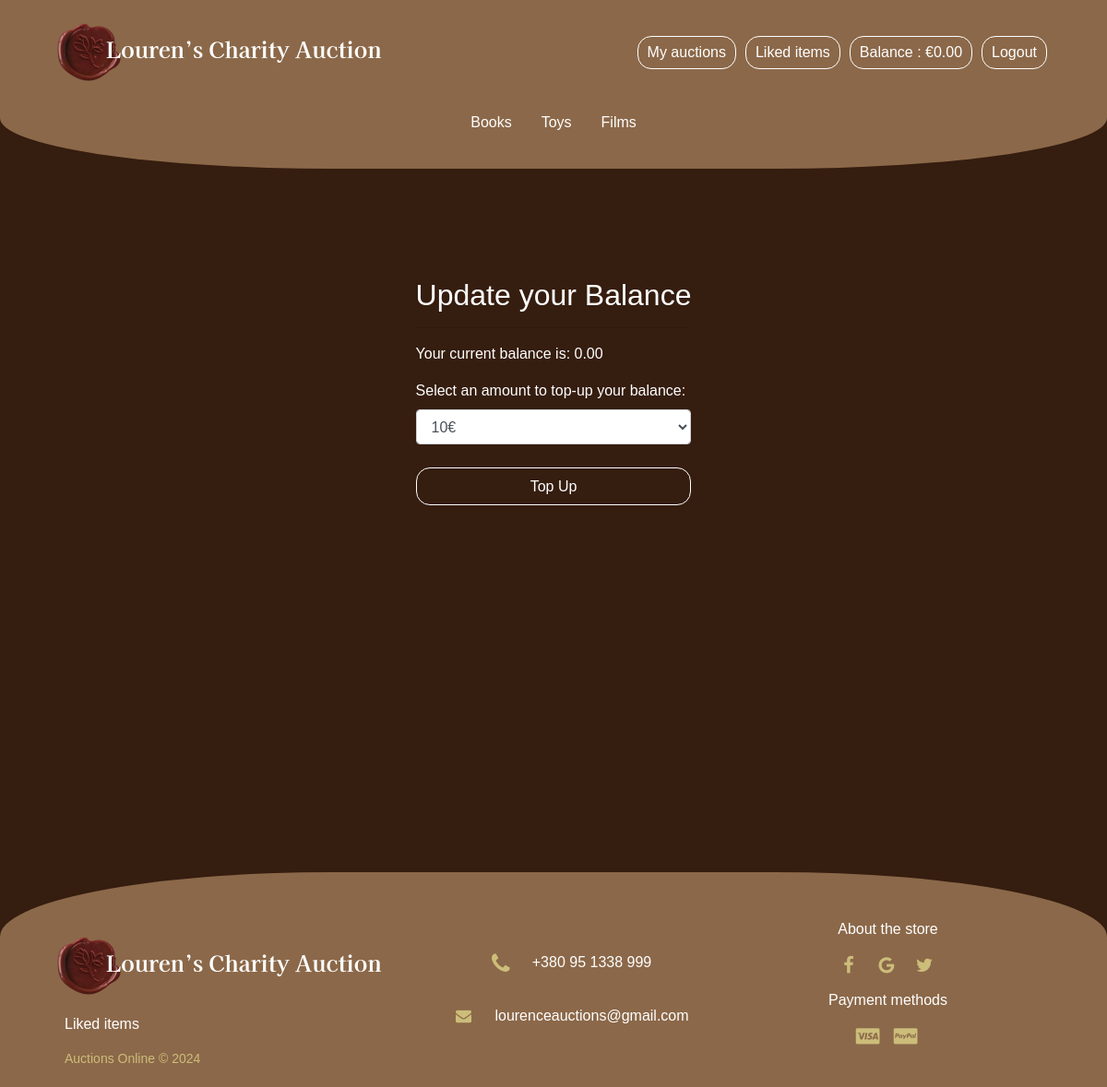
Page /website/balance/ (signed in) on the earlier database version.
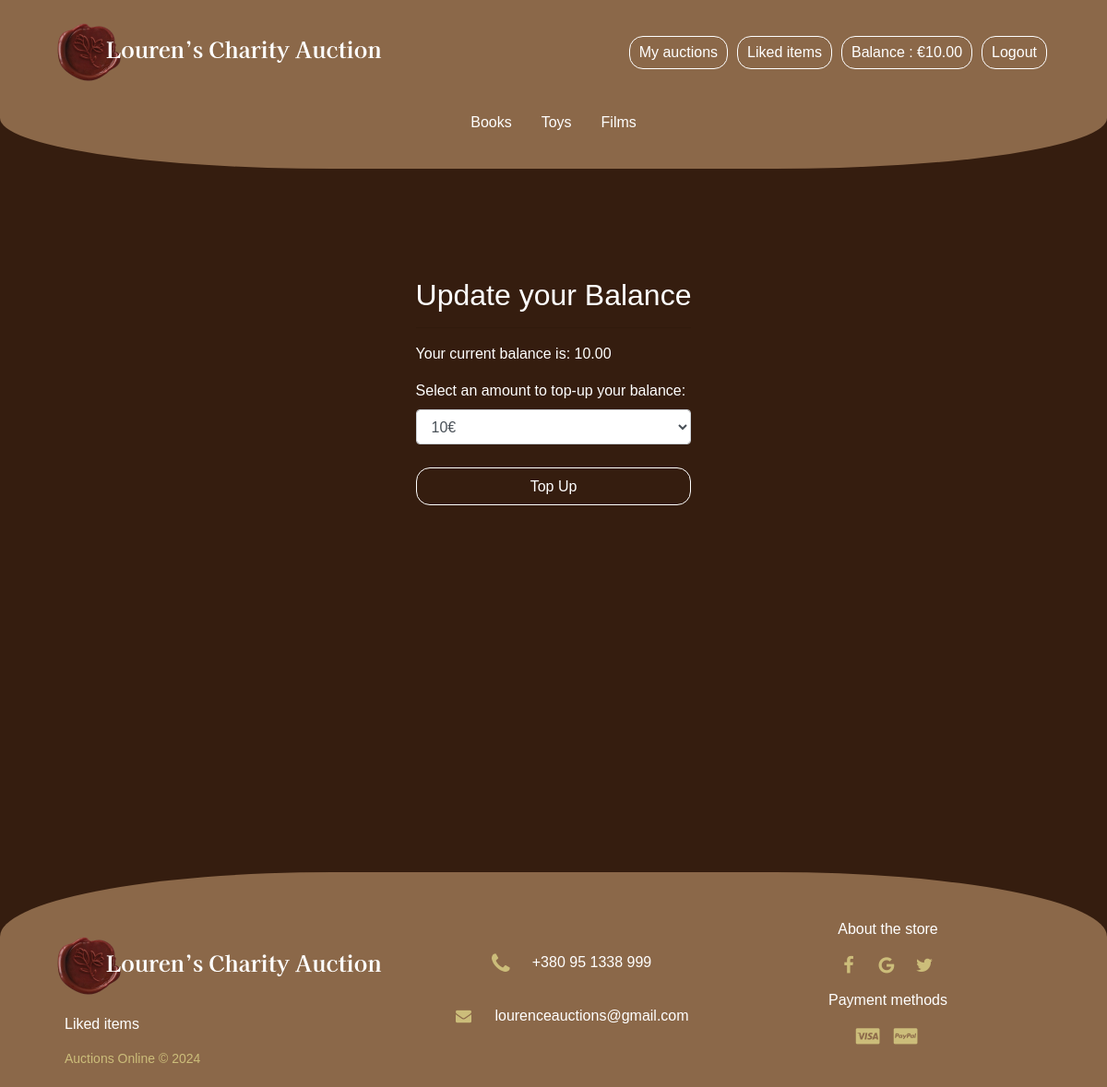
Same page on the later database version.
### website/models.py (models this page shows, shortened)
class UserDetails(models.Model):
    user_id = models.ForeignKey(User, on_delete=models.CASCADE)
    balance = models.DecimalField(max_digits=6, decimal_places=2)
    cellphone = models.CharField(max_length=14)
    address = models.CharField(max_length=255)
    town = models.CharField(max_length=45)
    post_code = models.CharField(max_length=45)
    country = models.CharField(max_length=45)

### website/views.py (the view)
# urls.py: path('balance/', views.balance, name='balance'),
def balance(request):
    try:
        if request.session['username']:
            user = User.objects.get(username=request.session['username'])
            userDetails = UserDetails.objects.get(user_id=user.id)
            return render(request, 'balance.html', {'user': user, 'balance': userDetails.balance})
    except KeyError:
        return index(request)
    return index(request)

### website/templates/balance.html (shortened to what this page needs)
<!DOCTYPE html>
<html>
<head>
</head>
<body>
{% extends 'index.html' %}
{% block body %}
    <div id="upba" class="balance-text">
        <h2>Update your Balance</h2>
        <hr>
    </div>
    <div class="balance-text">
        <p>Your current balance is: {{ balance }}</p>
    </div>
    <form id="topupform" method="post" action="/website/balance/topup/">{% csrf_token %}
        <div class="form-group">
            <label for="sel1" class="balance-text">Select an amount to top-up your balance:</label>
            <select class="form-control" id="sel1" name="amount">
                <option value="10.00">10€</option>
            </select>
            <br>
        </div>
        <button id="subbut" type="submit" class="balance-btn btn btn-primary col-sm-12" value="topup">Top Up</button>
    </form>
{% endblock %}

### website/templates/index.html (shortened to what this page needs)
<!DOCTYPE html>
<html>
<head>
    <link rel="stylesheet" href="https://maxcdn.bootstrapcdn.com/bootstrap/4.0.0-beta.2/css/bootstrap.min.css">
    <link rel="stylesheet" type="text/css" href="/static/css/index.css">
    <link rel="stylesheet" href="/static/css/footer.css">
    <link rel="stylesheet" href="http://maxcdn.bootstrapcdn.com/font-awesome/4.2.0/css/font-awesome.min.css">
	<link rel="stylesheet" type="text/css" href="/static/css/modal.css">
</head>
<body>
    <nav class="navbar navbar-expand-lg nav-header">
        <ul id="left_navbar" class="navbar-nav nav-row nav-start ml-auto">
             <a  class="navbar-brand" href="{% url 'website:index' %}"><img src="/static/images/logosite.png" class="logosite" /></a>
        </ul>
        <ul class="nav nav-pills nav-row nav-mid">
            <li class="nav-item">
                <a class="nav-link" href="/website/category/books/">Books</a>
            </li>
            <li class="nav-item">
                <a class="nav-link" href="/website/category/toys/">Toys</a>
            </li>
            <li class="nav-item">
                <a class="nav-link" href="/website/category/films/">Films</a>
            </li>
        </ul>
        <ul id="right_navbar" class="nav-row navbar-nav nav-end  ml-auto">
            {% if request.session.username %}
                   {% include "home.html" %}
            {% endif %}
        </ul>
    </nav>
    <div class="main-products d-flex justify-content-center">
        <div class="p-2">
            <div id="replacement">
                {% block body %}{% endblock %}
            </div>
        </div>
    </div>
     <footer class="footer-distributed">
        <div class="footer-left">
            <div id="footer-left" class="navbar-nav nav-row nav-start ml-auto">
                 <a  class="navbar-brand" href="{% url 'website:index' %}"><img src="/static/images/logosite.png" class="logosite" /></a>
            </div>
            <div class="footer-links">
              <a class="footer-link" href="/website/watchlist/">Liked items</a>
            </div>
            <p class="footer-company-name">Auctions Online &copy; 2024</p>
        </div>
        <div class="footer-center">
            <div>
                <i class="fa fa-phone"></i>
                <a href="tel:+380951338999">+380 95 1338 999</a>
            </div>
            <div>
                <i class="fa fa-envelope"></i>
                <a href="mailto:lourenceauctions@gmail.com">lourenceauctions@gmail.com</a>
            </div>
        </div>
        <div class="footer-right">
            <p id="about_store" class="footer-company-about">
                <span>About the store</span>
            </p>
            <div class="footer-icons">
                <a href="#"><i class="fa fa-facebook"></i></a>
                <a href="#"><i class="fa fa-google"></i></a>
                <a href="#"><i class="fa fa-twitter"></i></a>
            </div>
            <p id="payment_methods" class="footer-company-about">
                <span>Payment methods</span>
            </p>
            <div class="footer-icons">
                <a href="#"><i class="fa fa-cc-visa"></i></a>
                <a href="#"><i class="fa fa-cc-paypal"></i></a>
            </div>
        </div>
    </footer>
</body>
</html>

### website/templates/home.html (shortened to what this page needs)
<!DOCTYPE html>
<html>
<head>
</head>
<body>
    <li class="nav-item">
        <a class="nav-link" href="/website/auctions_dashboard/">My auctions</a>
     </li>
    <li class="nav-item">
        <a class="nav-link" href="/website/watchlist/">Liked items</a>
    </li>
    <li class="nav-item open-modal">
        <a class="nav-link" href="/website/balance/">Balance : €{{ balance }}</a>
    </li>
    <li class="nav-item">
        <a class="nav-link" href="/website/logout/">Logout</a>
    </li>
</body>
</html>

### website/static/css/index.css (style rules this page uses)
body { background-color: #351D0F !important; }
.nav-header #left_navbar { margin: 0 !important; }
.nav-header { background-color: #8B6849; border-radius: 0 0 30% 30%; padding: 20px 60px 30px 60px; }
.nav-header .navbar-brand { width: 100%; margin: 0; padding: 0; width: fit-content; }
.nav-header .nav-row { width: 100%; padding: 0; margin: 0; }
.nav-header .nav-end { display: flex; flex-direction: row; justify-content: end; }
.nav-header .nav-mid { display: flex; flex-direction: row; justify-content: center; margin-top: 10px; }
.nav-header .nav-mid a { color: white; font-size: 16px; }
.nav-header .nav-start { display: flex; flex-direction: row; justify-content: start; }
.nav-header .nav-end a { color: white; font-size: 16px; border: 1px solid white; border-radius: 15px; margin: 0 5px; padding: 5px 10px !important; }
#replacement { margin-left: 160px; }
.main-products { width: 100%; padding: 40px 60px; }
.main-products .p-2 { width: 100%; display: flex; padding: 0; }
.main-products .p-2 #replacement { margin: 0; padding: 0; }
@media (max-width: 1480px) { .nav-header { flex-flow: column; flex-flow: wrap; } }
@media (max-width: 1480px) { .nav-header #left_navbar { width: 50%; } }
@media (max-width: 1480px) { .nav-header .nav-end { width: 50%; order: 1; } }
@media (max-width: 1480px) { .nav-header .nav-mid { order: 2; margin-top: 20px; } }
.main-products .p-2 { display: flex; justify-content: center; }
.balance-text { color: white; }
.balance-btn { color: white; font-size: 16px; border: 1px solid white; border-radius: 15px; padding: 7.5px 20px !important; background-color: transparent; margin-bottom: 10px; }

### website/static/css/footer.css (style rules this page uses)
.footer-distributed .footer-center i { color: #CCBD7A; font-size: 25px; width: 38px; height: 38px; border-radius: 50%; text-align: center; line-height: 42px; margin: 10px 15px; vertical-align: middle; }
.footer-distributed .footer-center i.fa-envelope { font-size: 17px; line-height: 38px; }
.footer-distributed .footer-icons { margin-top: 25px; }
.footer-distributed .footer-icons a { display: inline-block; width: 38px; height: 38px; cursor: pointer; border-radius: 2px; font-size: 20px; color: #CCBD7A; text-align: center; line-height: 35px; margin-right: 3px; margin-bottom: 5px; }
.footer-distributed { background-color: #8B6849 !important; border-radius: 30% 30% 0 0; padding: 40px 60px 20px 60px !important; margin-top: 40px !important; display: flex; flex-direction: row; }
.footer-distributed .footer-left .footer-company-name { color: #CCBD7A; margin: 10px 0 0 10px; font-size: 14px; }
.footer-distributed .footer-left { margin-top: 20px; width: 100%; }
.footer-distributed .footer-center { width: 100%; display: flex; justify-content: center; flex-direction: column; }
.footer-distributed .footer-center a { color: white; text-decoration: none; transition: 0.3s; }
.footer-distributed .footer-center div { display: flex; justify-content: center; align-items: center; }
.footer-distributed .footer-right { width: 100%; display: flex; justify-content: center; flex-direction: column; }
.footer-distributed .footer-right .footer-company-about { margin-bottom: 0; color: white; font-size: 16px; text-align: center; }
.footer-distributed .footer-right .footer-icons { margin-top: 10px; display: flex; flex-direction: row; justify-content: center; }
.footer-distributed .footer-left .footer-link { color: white; font-size: 16px; margin: 25px 10px !important; text-decoration: none; }
.footer-distributed .footer-left .footer-links { margin: 10px 0 15px 0 !important; }
body { position: relative; }
footer { bottom: 0; }

### website/static/css/modal.css (style rules this page uses)
body { font-family: 'Barlow Semi Condensed', sans-serif; }

### website/templates/balance.html (style rules this page uses)
#subbut { margin-top: -15px; }
#upba { margin-top: 70px; }
#topupform { margin-bottom: 300px; }

Differences in the rows shown:
changed UserDetails: balance "0.00" → "10.00"
